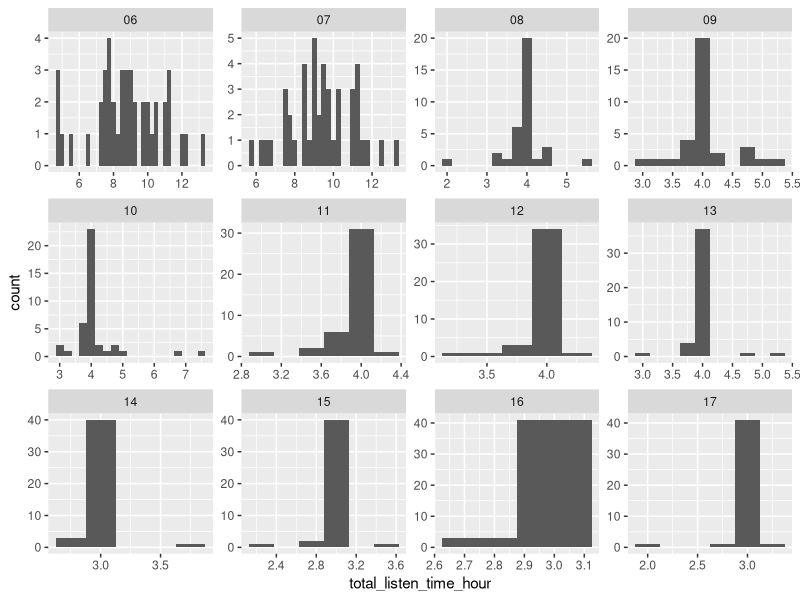

The R source for this figure: (Note: this script raises an error after producing the figure.)
## ---- chunk 1
knitr::opts_chunk$set(echo = TRUE)
#knitr::opts_knit$set(root.dir = normalizePath(".."))
#eb: i commented out the above so paths will work as they should; under
# knit you always want the knit directory to be the *project* directory
library(tidyverse)
library(kableExtra)


## ---- chunk 2
#EB: i edited thsi chunk to make it more tidy just fyi

listened_time <- read_csv("../output/Total_Listen_Time_Summary.csv")
listened_time_with_months <- listened_time %>% 
   # mutate(month = str_match(filename, "_(\\d{2})_")[,2]) %>% 
  #eb: there are much easier ways to d o this in r:): 
  separate(filename, into = c("subj","month"), sep = "_", extra="drop",remove=F)
## ---- chunk 3
avgs <- listened_time_with_months %>% 
  group_by(month) %>% 
  summarise(avg_listen_time = round(mean(total_listen_time_hour), 2), 
            max = max(total_listen_time_hour), 
            min = min(total_listen_time_hour)
            )
knitr::kable(
  avgs,
  caption = "Mean, maximum and minimum listened time per month in hours"
) %>%
  kable_styling(bootstrap_options = c("striped", "hover", "condensed"), full_width = T, fixed_thead = T)

## ---- chunk 4
knitr::kable(
  listened_time_with_months[1:5,] %>% select(filename, ends_with("hour")),
  caption = "A tibble of listened time csv file"
) %>%
    kable_styling(bootstrap_options = c("striped", "hover", "condensed"), full_width = F, position = 'left')
## ---- chunk 5
ggplot(data = listened_time_with_months) + geom_histogram(mapping = aes(x = total_listen_time_hour),binwidth=.25) + facet_wrap(~ month, scales = "free")
## ---- chunk 6
headers <- c(
  "filename", 
  "month", 
  "silence_time_hour", 
  "skip_time_hour", 
  "skip_silence_overlap_hour", 
  "end_time_hour", 
  "total_listen_time_hour"
  )
sixseven_summary <- 
  listened_time_with_months %>%
  select(headers) %>%
  filter(month %in% c("06","07") & (total_listen_time_hour>12 | total_listen_time_hour<8)) %>%
  mutate(calculation_of_listen_time_hour = sprintf("= %s - (%s + %s - %s)", end_time_hour, skip_time_hour, silence_time_hour, skip_silence_overlap_hour))

knitr::kable(sixseven_summary) %>%
  kable_styling(bootstrap_options = c("striped", "hover", "condensed", "bordered"), full_width = F, fixed_thead = T)
## ---- chunk 7
alternative <- listened_time_with_months %>%
  filter(month %in% c("06", "07")) %>%
  select(headers) %>%
  mutate(case1 = end_time_hour - (silence_time_hour - skip_silence_overlap_hour), case2 = end_time_hour - silence_time_hour) %>%
  filter(case1 > 12 | case1 < 8 | case2 > 12 | case2 < 8)

knitr::kable(alternative) %>%
  kable_styling(bootstrap_options = c("striped", "hover", "condensed", "bordered"), full_width = F, fixed_thead = T)
## ---- chunk 8
eight2thirteen <- 
  listened_time_with_months %>% 
  filter(month %in% c("08","09","10","11","12","13") & (total_listen_time_hour>4.25 | total_listen_time_hour<3.75 | num_raw_subregion<5)) %>%
  select(filename, month, ends_with("hour"),  -skip_silence_overlap_hour, contains("raw"))
## ---- chunk 9
knitr::kable(eight2thirteen, table.attr='class="bigTable"') %>%
    kable_styling(bootstrap_options = c("striped", "hover", "condensed", "bordered"), full_width = F, fixed_thead = T, position="left")
## ---- chunk 10
fourteen2seventeen <-
  listened_time_with_months %>% 
  filter(month %in% c("14","15","16","17") & (total_listen_time_hour>3.25 | total_listen_time_hour<2.75)) %>%
  select(filename, month, ends_with("hour"),  -skip_silence_overlap_hour, contains("raw"))

knitr::kable(fourteen2seventeen) %>%
      kable_styling(bootstrap_options = c("striped", "hover", "condensed", "bordered"), full_width = F, fixed_thead = T, position="left")
## ---- chunk 11
#eb: note: you want ALL five positions and ranks in the spreadsheet but i'm 
# just showing you how i'd do it for the version of the data that's there now
#that's why p5 and r5 are all NA--they wont' be with the right data form
mini_listened_time_data <- listened_time_with_months %>% 
  dplyr::select(filename, subj, month, subregions, positions, ranks)

ranks_fixed <- mini_listened_time_data %>% 
  separate(ranks,  into= c("r1","r2","r3","r4","r5"), sep = "', '", remove = F) %>% 
  #mutate( r1 = str_remove_all(r1, c(literal("['") | literal("[]") | literal(",]""))))
  mutate( r1 = str_extract(r1, "\\d"),
          r2 = str_extract(r2, "\\d"),
          r3 = str_extract(r3, "\\d"),
          r4 = str_extract(r4, "\\d"),
          r5 = str_extract(r5, "\\d")) 

ranks_long <- ranks_fixed %>%  
  dplyr::select(filename, subj, month, r1:r5) %>% 
  pivot_longer(cols = r1:r5, names_to = "slot", values_to = "rank") %>% 
  mutate(slot = str_extract(slot, "\\d"))

positions_fixed <- mini_listened_time_data %>% 
  separate(positions,  into= c("p1","p2","p3","p4","p5"), sep = "', '", remove = F) %>%
  mutate( p1 = str_extract(p1, "\\d"),
          p2 = str_extract(p2, "\\d"),
          p3 = str_extract(p3, "\\d"),
          p4 = str_extract(p4, "\\d"),
          p5 = str_extract(p5, "\\d")) 

positions_long <- positions_fixed %>% 
  dplyr::select(filename, subj, month, p1:p5) %>% 
  pivot_longer(cols = p1:p5, names_to = "slot", values_to = "position") %>% 
  mutate(slot = str_extract(slot, "\\d"))
  
voila <- left_join(ranks_long, positions_long)
#eb: double check that this does the right thing by looking at wide & long versions manually

mini_listened_time_data %>% dplyr::select(filename, ranks, positions)
#eb: as long as this does the right thing when you add the 5th SR, should be good!

final <- 
  voila %>%
  filter(!(month %in% c('06', '07'))) %>%
  arrange(filename, position) %>%
  select(-slot, -rank, rank)

knitr::kable(final) %>%
      kable_styling(bootstrap_options = c("striped", "hover", "condensed", "bordered"), full_width = F, fixed_thead = T, position="left")
